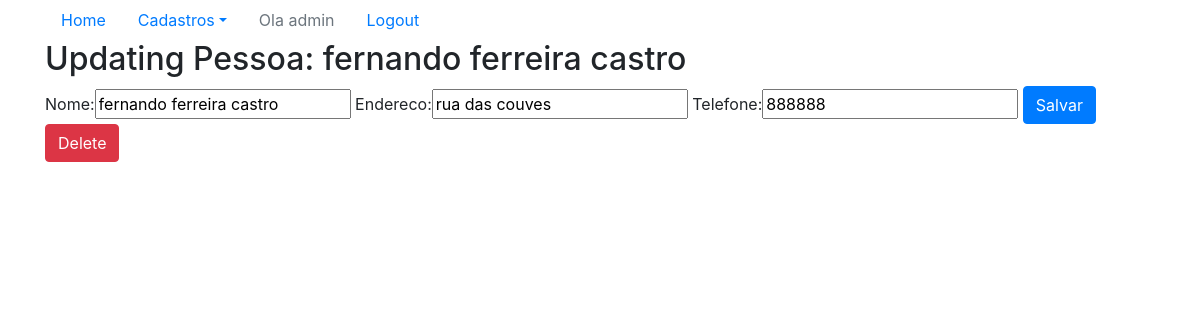
The app's page /sistema/pessoas-update/2/ (signed in), older data.
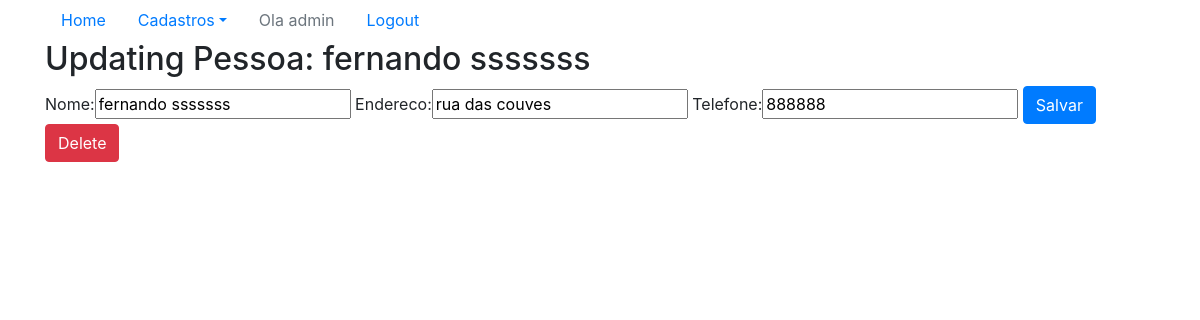
The same page, newer data.
### core/models.py (models this page shows)
class Pessoa(models.Model):
    nome = models.CharField(max_length=100)
    endereco = models.CharField(max_length=200)
    telefone = models.CharField(max_length=20)
    """ Para remover o erro d: E1101:Class 'Pessoa' has no 'objects' member """
    objects = models.Manager()
    def __str__(self):
        return self.nome

### core/views.py (the view)
# urls.py: re_path(r'^pessoas-update/(?P<id>\d+)/$', pessoa_update,
@login_required
def pessoa_update(request, id):
    data = {}
    pessoa = Pessoa.objects.get(id=id)
    form = PessoaForm (request.POST or None, instance=pessoa)
    data['pessoa'] = pessoa
    data['form'] = form
    if request.method == 'POST':
        if form.is_valid():
            form.save()
            return redirect('core_lista_pessoas')
    else:
        return render(request, 'core/update_pessoa.html', data)

### core/forms.py
class PessoaForm(ModelForm):
    class Meta:
        model  = Pessoa
        fields = '__all__'

### core/templates/core/update_pessoa.html (shortened to what this page needs)
{% extends 'base.html' %}
{% load bootstrap %}
{% block main %}
<div class="row">
    <div class="col">
        <h2>Updating Pessoa: {{pessoa}}</h2>
        <form action="{% url 'core_pessoa_update' pessoa.id %}" method="POST">
            {{form|bootstrap}}
            <button type="submit" class="btn btn-primary">Salvar</button>
            <a href="{% url 'core_pessoa_delete' pessoa.id%}" class="btn btn-danger"> Delete </a>
        </form>
    </div>
</div>
{% endblock  %}

Row changes from the older to the newer data that the page shows:
changed Pessoa "rua das couves": nome "fernando ferreira castro" → "fernando sssssss"
